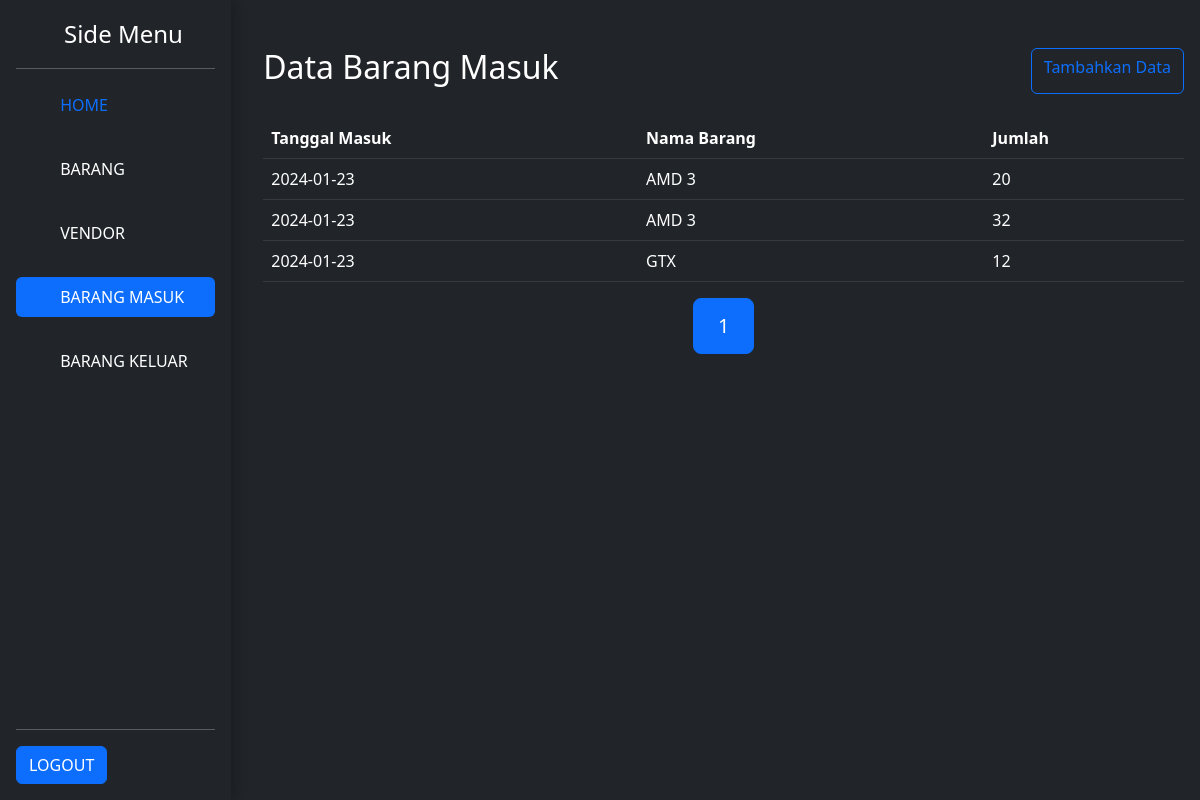
Screenshot of /views/user/barsuk.php (signed in) with the database file from the repository.
### tables this page shows
CREATE TABLE `barang_masuk` (
  `id_barsuk` int(11) NOT NULL,
  `tanggal_masuk` date NOT NULL,
  `jumlah` int(11) NOT NULL,
  `id_user` int(11) NOT NULL,
  `id_barang` char(6) NOT NULL
);

CREATE TABLE `barang` (
  `id_barang` char(6) NOT NULL,
  `nama_barang` varchar(80) NOT NULL,
  `stok` int(11) NOT NULL,
  `vendor` char(6) NOT NULL,
  `gambar` varchar(250) NOT NULL
);

### classes/Database.php (called while the page is built)
<?php
class Database {
    private $host = "localhost";
    private $user = "root";
    private $password = "";
    private $dbName = "uas_inv";
    protected function connectDB(){
        try{
            $dataBase = 'mysql:host=' . $this->host . ';dbname=' . $this->dbName;
            $pdo = new PDO($dataBase, $this->user, $this->password);
            $pdo->setAttribute(PDO::ATTR_DEFAULT_FETCH_MODE, PDO::FETCH_ASSOC);
            return $pdo;
        } catch (PDOException $e){
            echo "Connetion Failed" . $e->getMessage();
        }
    }
}

### classes/Barsuk.php (called while the page is built, shortened)
<?php
class Barsuk extends Database
{
    private $tabel = 'barang_masuk';
    private $tabel_barang = 'barang';
    public function getDataBarangMasuk()
    {
        $sql = "SELECT *
                FROM $this->tabel
                JOIN $this->tabel_barang
                ON
                $this->tabel.id_barang = $this->tabel_barang.id_barang
                ORDER BY $this->tabel.tanggal_masuk DESC";
        $stmt = $this->connectDB()->prepare($sql);
        $stmt->execute();
        return $stmt->fetchAll(PDO::FETCH_ASSOC);
    }
    public function pagenation()
    {
        $jumlahDataPerhalaman = 5;
        $sql = 'SELECT * FROM ' . $this->tabel . '';
        $stmt = $this->connectDB()->prepare($sql);
        $stmt->execute();
        $hasil = $stmt->fetchAll(PDO::FETCH_ASSOC);
        $jumlahData = count($hasil);
        $jumlahHalaman = ceil($jumlahData / $jumlahDataPerhalaman);
        $halamanAktif = ( isset($_GET["halaman"])) ? $_GET["halaman"] : 1;
        $awalData = ( $jumlahDataPerhalaman * $halamanAktif) - $jumlahDataPerhalaman;
        $query = "SELECT *
                    FROM $this->tabel
                    JOIN $this->tabel_barang ON $this->tabel.id_barang = $this->tabel_barang.id_barang
                    ORDER BY $this->tabel.tanggal_masuk DESC
                    LIMIT $awalData, $jumlahDataPerhalaman";
        $stmt_2 = $this->connectDB()->prepare($query);
        $stmt_2->execute();
            $page = $stmt_2->fetchAll(PDO::FETCH_ASSOC);
        return array($jumlahHalaman, $page, $halamanAktif);
    }
}

### views/user/barsuk.php (the view, shortened to what this page needs)
<?php
include '../../header.php';
$barsuk = new Barsuk();
$dataBarsuk = $barsuk->getDataBarangMasuk();
$data = $barsuk->pagenation();
$pageData = $data[1];
$jumlahHalaman = $data[0];
$halamanAktif = $data[2];
?>
<!DOCTYPE html>
<html lang="en">
<head>
    <link rel="stylesheet" href="https://cdn.jsdelivr.net/npm/bootstrap@5.3.0/dist/css/bootstrap.min.css">
    <link rel="stylesheet" href="https://cdn.jsdelivr.net/npm/select2@4.1.0-rc.0/dist/css/select2.min.css">
</head>
<body class="text-bg-dark">
<main class="d-flex text-bg-dark">
    <?php
    include '../../sidebar.php';
    ?>
    <div class="container">
        <div class="container m-2 mt-5 text-bg-dark">
            <div class="d-flex justify-content-between ">
                <h2>Data Barang Masuk</h2>
                <a href="barsuk-tambah.php" class="btn btn-outline-primary">Tambahkan Data</a>
            </div>
            <br>
            <table class="table table-dark text-bg-dark">
                <thead>
                    <tr>
                        <th scope="col">Tanggal Masuk</th>
                        <th scope="col">Nama Barang</th>
                        <th scope="col">Jumlah</th>
                    </tr>
                </thead>
                <tbody>
                    <?php if ($pageData)
                    {
                        foreach ($pageData as $data){
                        ?>
                            <tr>
                                <td><?= isset($data['tanggal_masuk']) ? $data['tanggal_masuk'] : 'N/A' ?></td>
                                <td><?= isset($data['nama_barang']) ? $data['nama_barang'] : 'N/A' ?></td>
                                <td><?= isset($data['jumlah']) ? $data['jumlah'] : 'N/A' ?></td>
                            </tr>
                            <?php
                        }
                    }else{
                        ?>
                        <tr>
                            <td colspan="5">Tidak ada data barang masuk.</td>
                        </tr>
                    <?php } ?>
                </tbody>
            </table>
            <div class="container ">
    <nav aria-label="...">
        <ul class="pagination pagination-lg justify-content-center">
            <?php for ($i = 1; $i <= $jumlahHalaman; $i++) : ?>
                <?php if ($i == $halamanAktif) : ?>
                    <li class="page-item active">
                        <a class="page-link" href="?halaman=<?= $i ?>"><?= $i ?></a>
                    </li>
                <?php else : ?>
                    <li class="page-item">
                        <a class="page-link" href="?halaman=<?= $i ?>"><?= $i ?></a>
                    </li>
                <?php endif; ?>
            <?php endfor; ?>
        </ul>
    </nav>
</div>
    </div>
        </div>
    </main>
</body>
</html>

### rows the page displays
barang_masuk: tanggal_masuk "2024-01-23", id_barang.nama_barang "AMD 3", jumlah "20"
barang_masuk: tanggal_masuk "2024-01-23", id_barang.nama_barang "AMD 3", jumlah "32"
barang_masuk: tanggal_masuk "2024-01-23", id_barang.nama_barang "GTX", jumlah "12"
